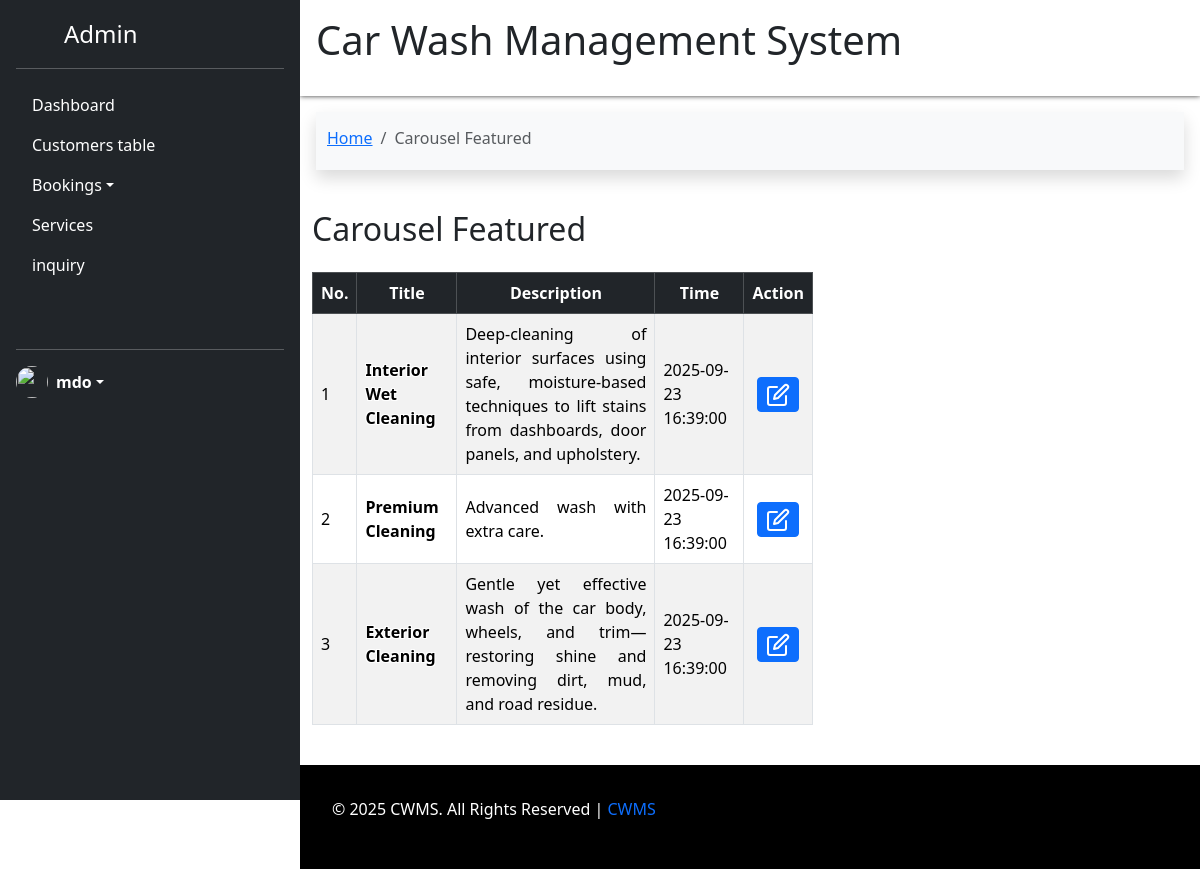
The page /page/admin.php?subpage=carousel (signed in) on the database its author committed.
### tables this page shows
CREATE TABLE `carousel_tb` (
  `id` int(11) NOT NULL,
  `carousel_img` varchar(10000) DEFAULT NULL,
  `carousel_title` varchar(255) DEFAULT NULL,
  `carousel_desc` varchar(500) DEFAULT NULL,
  `carousel_time` datetime DEFAULT current_timestamp()
);

### modal/db_connect.php (called while the page is built, shortened)
<?php
	class Connector{
		private $servername = "localhost";
		private $username = "root";
		private $password = "";
		function __construct(){
			try {
				$this->conn = new PDO("mysql:host=$this->servername;dbname=carwash", $this->username, $this->password);
			} catch(PDOException $e) {
				echo "Connection failed: " . $e->getMessage();
			}
		}
	}
?>

### modal/Adminmodal.php (called while the page is built, shortened)
<?php
include "db_connect.php";
class Adminmodal extends Connector
{
    function Homecarousel()
    {
        $sqlcarousel = "SELECT * FROM carousel_tb";
        $query = $this->conn->prepare($sqlcarousel);
        $query->execute();
        return $query->fetchall(PDO::FETCH_ASSOC);
    }
}

### views/Carousel.php (the view, shortened to what this page needs)
<?php include "../nav/admin-header.php" ?>
<main>
    <div
        aria-label="breadcrumb" class="bg-light p-1 m-3 shadow">
        <ol class="breadcrumb s1">
            <li class="breadcrumb-item"><a href="admin.php">Home</a></li>
            <li class="breadcrumb-item active" aria-current="page">Carousel Featured</li>
        </ol>
    </div>
    <div class="container">
        <div class="row table-responsive">
            <div class="col-md-7 my-4">
                <div class="card-footer bg-white">
                    <h2 class="mb-4">Carousel Featured </h2>
                    <div class="table-responsive ">
                        <table id="myTable" class="table table-bordered table-hover table-striped align-middle">
                            <thead class="table-dark">
                                <tr align="center">
                                    <th>No.</th>
                                    <th>Title</th>
                                    <th>Description</th>
                                    <th>Time</th>
                                    <th>Action</th>
                                </tr>
                            </thead>
                            <tbody>
                                <?php
                                $n = 0;
                                $carousel = $adminusertable->Homecarousel();
                                foreach ($carousel as $data) {
                                    $n++;
                                    $card_id = htmlspecialchars($data['id']);
                                    $card_title = htmlspecialchars($data['carousel_title']);
                                    $card_prg = htmlspecialchars($data['carousel_desc']);
                                    $card_img = htmlspecialchars($data['carousel_img']);
                                    $time = htmlspecialchars($data['carousel_time']);
                                ?>
                                    <tr>
                                        <td><?= $n ?></td>
                                        <td style="
                                background-image: url(<?= $card_img ?>);
                                background-size: cover;
                                background-position: center;
                                background-repeat: no-repeat;
                            ">
                                            <b style="text-shadow: -1px -1px 0 white,
                                                1px -1px 0 white,
                                                -1px  1px 0 white,
                                                1px  1px 0 white;">
                                                <?= $card_title ?>
                                            </b>
                                        </td>
                                        <td id="msg" style="text-align: justify;"><?= $card_prg ?></td>
                                        <td style="text-align: justify;"><?=  $time ?></td>
                                        <td align="center"><button class="btn btn-primary btn-sm"
                                                title="UPDATE"
                                                data-bs-toggle="modal"
                                                data-bs-target="#modal2<?= $card_id ?>">
                                            </button>
                                        </td>
                                    </tr>
                                <?php
                                } ?>
                            </tbody>
                        </table>
                    </div>
                </div>
            </div>
        </div>
    </div>
    <?php include "../nav/admin-footer.php" ?>

### assets/css/sidebars.css (style rules this page uses)
body { min-height: 100vh; min-height: -webkit-fill-available; }
html { height: -webkit-fill-available; }
main { height: 100vh; height: -webkit-fill-available; max-height: 100vh; overflow-x: auto; overflow-y: hidden; }

### nav/admin-header.php (style rules this page uses)
* { margin: 0; padding: 0; }
body { min-height: 100vh; display: grid; grid-template-columns: 300px 1fr; grid-template-rows: auto 1fr auto; grid-template-areas: "sidebar Navbar" "sidebar main" "sidebar footer"; }
main { grid-area: main; }
.s1 { padding-top: 10px; padding-bottom: 0%; padding-left: 7px; }

### rows shown on the page
carousel_tb: carousel_title "Interior Wet Cleaning", carousel_desc "Deep-cleaning of interior surfaces using safe, moisture-based techniques to lift stains from dashboards, door panels, and upholstery.", carousel_time "2025-09-23 16:39:00"
carousel_tb: carousel_title "Premium Cleaning", carousel_desc "Advanced wash with extra care.", carousel_time "2025-09-23 16:39:00"
carousel_tb: carousel_title "Exterior Cleaning", carousel_desc "Gentle yet effective wash of the car body, wheels, and trim—restoring shine and removing dirt, mud, and road residue.", carousel_time "2025-09-23 16:39:00"
